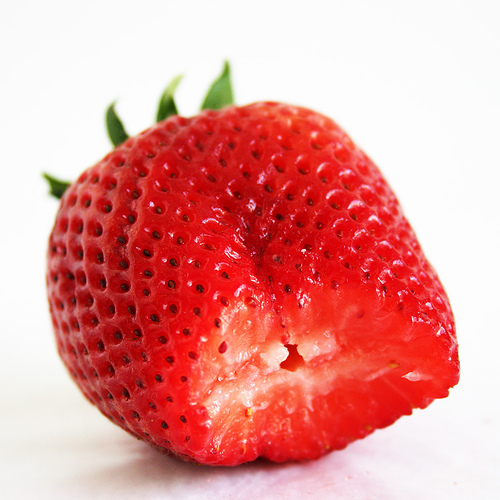
#> input picture test_photos/real_strawberry.jpg, 500 x 500 px; its folder holds only this picture in this run
$ python -i features.py   (imports and definitions only)   (older library calls are emulated)
#> lines starting #> are read from the running program, lines starting #| are printed output that depends on the picture; after the words box and inside, x2 and y2 are one past the last pixel; in counts of white or black regions, pixels touching at a corner belong together
"""
features.py
-----------
Hand-crafted feature extraction for classical (non-deep-learning) fruit
classification (Part B). We deliberately do NOT feed raw pixels into the
SVM -- a 128x128 RGB image is 49,152 raw numbers, mostly redundant and
highly sensitive to translation/background. Instead we build a compact
feature vector combining three complementary signal types:

  1. COLOR   - HSV channel histograms. Fruits are very often separable by
               color alone (bananas yellow, oranges orange, grapes purple/
               green), and HSV separates color (Hue) from lighting
               brightness (Value) better than RGB, which matters a lot
               once the hidden test set has different lighting than ours.
  2. SHAPE   - after a simple foreground/background segmentation, we
               measure the fruit silhouette's aspect ratio, extent
               (area / bounding-box area), and circularity
               (4*pi*Area/Perimeter^2). This is what distinguishes a
               round apple from an elongated banana from a bunch of
               grapes, independent of color.
  3. TEXTURE - Sobel-based edge density and a simple Histogram of
               Oriented Gradients (HOG) descriptor, which captures
               surface texture (smooth mango skin vs. bumpy strawberry
               seeds vs. the granular skin of an orange).

All three are concatenated into one fixed-length vector per image.
"""

import numpy as np
import cv2


IMG_SIZE = 128  # every image is resized to IMG_SIZE x IMG_SIZE before features are computed

# ----- feature-vector layout (documented for the report) --------------------
N_COLOR_BINS = 16        # per channel
N_COLOR_FEATURES = N_COLOR_BINS * 3       # H, S, V histograms concatenated
N_SHAPE_FEATURES = 4                       # aspect_ratio, extent, circularity, area_frac
N_HOG_CELLS = 8 * 8                        # 8x8 grid of cells
N_HOG_BINS = 9
N_TEXTURE_FEATURES = N_HOG_CELLS * N_HOG_BINS + 1   # + global edge density
FEATURE_LENGTH = N_COLOR_FEATURES + N_SHAPE_FEATURES + N_TEXTURE_FEATURES


def load_and_resize(path, size=IMG_SIZE):
#> called with path = 'test_photos/real_strawberry.jpg', size = 128
    img = cv2.imread(path, cv2.IMREAD_COLOR)  # BGR
#> img is the input picture: shape (500, 500, 3); mean B, G, R 149.2, 152.1, 229.8
    if img is None:
        raise FileNotFoundError(f"Could not read image: {path}")
    img = cv2.resize(img, (size, size), interpolation=cv2.INTER_AREA)
#> img: shape (128, 128, 3)
    return img


def segment_foreground(img_bgr):
    """
    Simple, fast foreground/background split: Otsu threshold on the
    saturation channel (fruit is usually saturated, background/table/
    plate is usually closer to gray/white), cleaned up with morphology.
    Good enough for this classical-features pipeline -- not meant to be
    a general-purpose segmenter.
    """
    hsv = cv2.cvtColor(img_bgr, cv2.COLOR_BGR2HSV)
#> hsv: shape (128, 128, 3); mean H, S, V 35.1, 99.9, 230.1
    s_channel = hsv[:, :, 1]
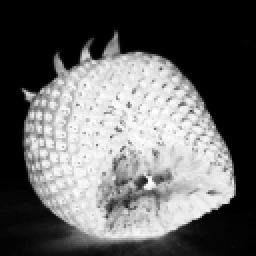
#> s_channel: shape (128, 128) (shown 2 times larger); min 0, max 254, mean 99.9
    _, mask = cv2.threshold(s_channel, 0, 255, cv2.THRESH_BINARY + cv2.THRESH_OTSU)
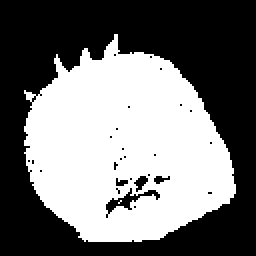
#> mask: shape (128, 128) (shown 2 times larger); 46% white; 2 white regions (1 under 20 px), largest, box (x1, y1, x2, y2) and area: (12, 17, 118, 121) 7528
    kernel = np.ones((5, 5), np.uint8)
    mask = cv2.morphologyEx(mask, cv2.MORPH_OPEN, kernel)
#> mask: shape (128, 128); 44.3% white; 1 white region, box (x1, y1, x2, y2) and area: (13, 22, 118, 121) 7265
    mask = cv2.morphologyEx(mask, cv2.MORPH_CLOSE, kernel)
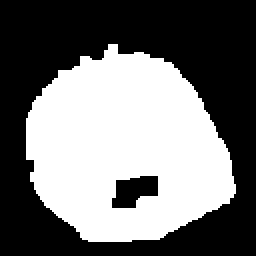
#> mask: shape (128, 128) (shown 2 times larger); 44.8% white; 1 white region
    return mask


def color_features(img_bgr):
    hsv = cv2.cvtColor(img_bgr, cv2.COLOR_BGR2HSV)
    feats = []
    ranges = [(0, 180), (0, 256), (0, 256)]  # H in [0,180), S,V in [0,256)
    for ch in range(3):
        hist = cv2.calcHist([hsv], [ch], None, [N_COLOR_BINS], ranges[ch])
        hist = hist.flatten() / (hist.sum() + 1e-8)
        feats.append(hist)
#> after the loop, feats = 3 items
    return np.concatenate(feats)


def shape_features(mask):
    contours, _ = cv2.findContours(mask, cv2.RETR_EXTERNAL, cv2.CHAIN_APPROX_SIMPLE)
#> contours = 1 contour; box (x1, y1, x2, y2) and area: (13, 22, 118, 121) 7445
    h, w = mask.shape
#> h = 128; w = 128
    if not contours:
        return np.zeros(N_SHAPE_FEATURES)
    c = max(contours, key=cv2.contourArea)
#> c = contour of 148 points, box (x1, y1, x2, y2) (13, 22, 118, 121), area 7445
    area = cv2.contourArea(c)
#> area = 7445
    perim = cv2.arcLength(c, True)
#> perim = 357.8
    x, y, bw, bh = cv2.boundingRect(c)
#> x = 13; y = 22; bw = 105; bh = 99
    aspect_ratio = bw / (bh + 1e-8)
#> aspect_ratio = 1.06
    extent = area / (bw * bh + 1e-8)
#> extent = 0.716
    circularity = (4 * np.pi * area) / (perim ** 2 + 1e-8)
#> circularity = 0.731
    area_frac = area / (h * w)
#> area_frac = 0.454
    return np.array([aspect_ratio, extent, circularity, area_frac])


def texture_features(img_bgr):
    gray = cv2.cvtColor(img_bgr, cv2.COLOR_BGR2GRAY).astype(np.float32)
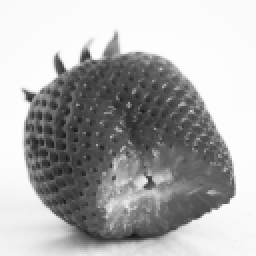
#> gray: shape (128, 128) float32 (shown 2 times larger); min 20, max 253, mean 175

    gx = cv2.Sobel(gray, cv2.CV_32F, 1, 0, ksize=3)
    gy = cv2.Sobel(gray, cv2.CV_32F, 0, 1, ksize=3)
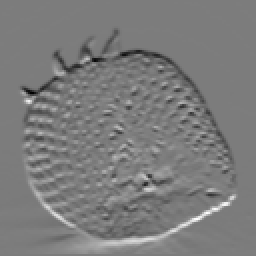
#> gy: shape (128, 128) float32 (shown 2 times larger); min -628, max 659, mean -1.2; drawn with min black and max white
    mag = np.sqrt(gx ** 2 + gy ** 2)
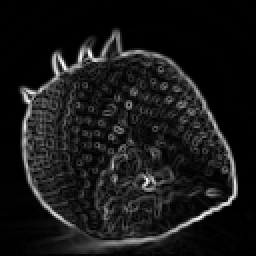
#> mag: shape (128, 128) float32 (shown 2 times larger); min 0, max 724.5, mean 68.4; drawn with min black and max white
    ang = (np.arctan2(gy, gx) * 180 / np.pi) % 180  # unsigned gradient angle [0,180)
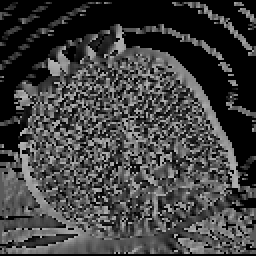
#> ang: shape (128, 128) float32 (shown 2 times larger); min 0, max 179.9, mean 64.7

    edge_density = np.mean(mag > (0.2 * mag.max() + 1e-8))
#> edge_density = 0.152

    # simple HOG: split image into an 8x8 grid of cells, histogram gradient
    # orientations (weighted by magnitude) per cell into 9 bins
    h, w = gray.shape
#> h = 128; w = 128
    n_cells_side = 8
    cell_h, cell_w = h // n_cells_side, w // n_cells_side
#> cell_h = 16; cell_w = 16
    hog_feats = []
    bin_edges = np.linspace(0, 180, N_HOG_BINS + 1)
    for i in range(n_cells_side):
        for j in range(n_cells_side):
            cell_mag = mag[i * cell_h:(i + 1) * cell_h, j * cell_w:(j + 1) * cell_w]
            cell_ang = ang[i * cell_h:(i + 1) * cell_h, j * cell_w:(j + 1) * cell_w]
            hist, _ = np.histogram(cell_ang, bins=bin_edges, weights=cell_mag)
            hist = hist / (hist.sum() + 1e-8)
            hog_feats.append(hist)
#> after the loop, hog_feats = 64 items
    hog_feats = np.concatenate(hog_feats)
#> hog_feats = 576 values, max 0.766 at index 205, min 0 at index 7, mean 0.111
    return np.concatenate([hog_feats, [edge_density]])


def extract_features(img_bgr):
    """Full Part-B feature vector for a single (already resized) BGR image."""
    mask = segment_foreground(img_bgr)
    feats = np.concatenate([
        color_features(img_bgr),
        shape_features(mask),
        texture_features(img_bgr),
    ])
#> feats = 629 values, max 1.06 at index 48, min 0 at index 7, mean 0.111
    return feats.astype(np.float64)


def extract_features_from_path(path):
    img = load_and_resize(path)
    return extract_features(img)


# [3 lines not run here, left out]

>>> result = extract_features_from_path('test_photos/real_strawberry.jpg')
#> result has the same summary as feats in extract_features
